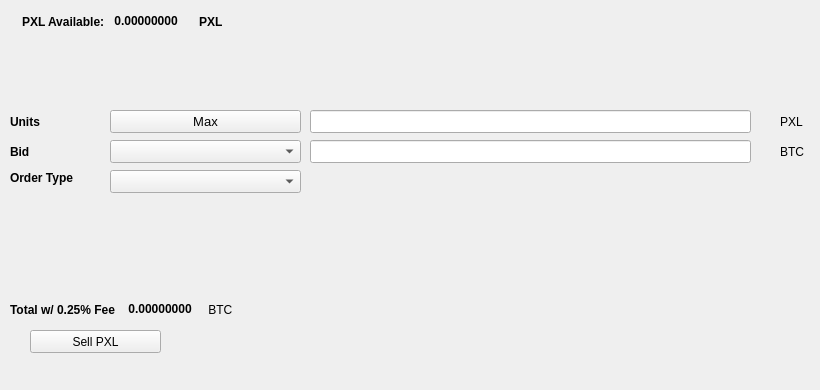
   <widget class="QWidget" name="SellTab">
    <attribute name="title">
     <string>Sell</string>
    </attribute>
    <widget class="QLabel" name="label_16">
     <property name="geometry">
      <rect>
       <x>780</x>
       <y>140</y>
       <width>31</width>
       <height>23</height>
      </rect>
     </property>
     <property name="text">
      <string>BTC</string>
     </property>
    </widget>
    <widget class="QComboBox" name="SellBidcomboBox">
     <property name="geometry">
      <rect>
       <x>110</x>
       <y>140</y>
       <width>191</width>
       <height>23</height>
      </rect>
     </property>
     <property name="font">
      <font>
       <pointsize>10</pointsize>
      </font>
     </property>
    </widget>
    <widget class="QLabel" name="label_18">
     <property name="geometry">
      <rect>
       <x>10</x>
       <y>110</y>
       <width>46</width>
       <height>23</height>
      </rect>
     </property>
     <property name="font">
      <font>
       <weight>75</weight>
       <bold>true</bold>
      </font>
     </property>
     <property name="text">
      <string>Units</string>
     </property>
    </widget>
    <widget class="QPushButton" name="Sell_Max_Amount">
     <property name="geometry">
      <rect>
       <x>110</x>
       <y>110</y>
       <width>191</width>
       <height>23</height>
      </rect>
     </property>
     <property name="font">
      <font>
       <pointsize>10</pointsize>
      </font>
     </property>
     <property name="text">
      <string>Max</string>
     </property>
    </widget>
    <widget class="QLabel" name="label_20">
     <property name="geometry">
      <rect>
       <x>10</x>
       <y>170</y>
       <width>91</width>
       <height>16</height>
      </rect>
     </property>
     <property name="font">
      <font>
       <weight>75</weight>
       <bold>true</bold>
      </font>
     </property>
     <property name="text">
      <string>Order Type</string>
     </property>
    </widget>
    <widget class="QComboBox" name="SellOrdertypeCombo">
     <property name="geometry">
      <rect>
       <x>110</x>
       <y>170</y>
       <width>191</width>
       <height>23</height>
      </rect>
     </property>
     <property name="font">
      <font>
       <pointsize>10</pointsize>
      </font>
     </property>
    </widget>
    <widget class="QLabel" name="label_21">
     <property name="geometry">
      <rect>
       <x>10</x>
       <y>140</y>
       <width>46</width>
       <height>23</height>
      </rect>
     </property>
     <property name="font">
      <font>
       <weight>75</weight>
       <bold>true</bold>
      </font>
     </property>
     <property name="text">
      <string>Bid</string>
     </property>
    </widget>
    <widget class="QLabel" name="label_22">
     <property name="geometry">
      <rect>
       <x>780</x>
       <y>110</y>
       <width>31</width>
       <height>23</height>
      </rect>
     </property>
     <property name="text">
      <string>PXL</string>
     </property>
    </widget>
    <widget class="QLineEdit" name="UnitsInputPXL">
     <property name="geometry">
      <rect>
       <x>310</x>
       <y>110</y>
       <width>441</width>
       <height>23</height>
      </rect>
     </property>
     <property name="font">
      <font>
       <pointsize>9</pointsize>
       <weight>75</weight>
       <bold>true</bold>
      </font>
     </property>
    </widget>
    <widget class="QLineEdit" name="SellBidPriceEdit">
     <property name="geometry">
      <rect>
       <x>310</x>
       <y>140</y>
       <width>441</width>
       <height>23</height>
      </rect>
     </property>
     <property name="font">
      <font>
       <pointsize>9</pointsize>
       <weight>75</weight>
       <bold>true</bold>
      </font>
     </property>
    </widget>
    <widget class="QPushButton" name="SellPXLBTN">
     <property name="geometry">
      <rect>
       <x>30</x>
       <y>330</y>
       <width>131</width>
       <height>23</height>
      </rect>
     </property>
     <property name="text">
      <string>Sell PXL</string>
     </property>
     <property name="icon">
      <iconset resource="../pixel">
       <normaloff>:/icons/bitcoin</normaloff>:/icons/bitcoin</iconset>
     </property>
    </widget>
    <widget class="QWidget" name="layoutWidget3">
     <property name="geometry">
      <rect>
       <x>22</x>
       <y>12</y>
       <width>258</width>
       <height>19</height>
      </rect>
     </property>
     <layout class="QHBoxLayout" name="horizontalLayout">
      <item>
       <widget class="QLabel" name="label232_2">
        <property name="font">
         <font>
          <weight>75</weight>
          <bold>true</bold>
         </font>
        </property>
        <property name="text">
         <string>PXL Available:</string>
        </property>
       </widget>
      </item>
      <item>
       <widget class="QLabel" name="PXLAvailableLabel">
        <property name="palette">
         <palette>
          <active>
           <colorrole role="WindowText">
            <brush brushstyle="SolidPattern">
             <color alpha="255">
              <red>0</red>
              <green>0</green>
              <blue>0</blue>
             </color>
            </brush>
           </colorrole>
           <colorrole role="Button">
            <brush brushstyle="SolidPattern">
             <color alpha="255">
              <red>0</red>
              <green>170</green>
              <blue>0</blue>
             </color>
            </brush>
           </colorrole>
           <colorrole role="Light">
            <brush brushstyle="SolidPattern">
             <color alpha="255">
              <red>0</red>
              <green>255</green>
              <blue>0</blue>
             </color>
            </brush>
           </colorrole>
           <colorrole role="Midlight">
            <brush brushstyle="SolidPattern">
             <color alpha="255">
              <red>0</red>
              <green>212</green>
              <blue>0</blue>
             </color>
            </brush>
           </colorrole>
           <colorrole role="Dark">
            <brush brushstyle="SolidPattern">
             <color alpha="255">
              <red>0</red>
              <green>85</green>
              <blue>0</blue>
             </color>
            </brush>
           </colorrole>
           <colorrole role="Mid">
            <brush brushstyle="SolidPattern">
             <color alpha="255">
              <red>0</red>
              <green>113</green>
              <blue>0</blue>
             </color>
            </brush>
           </colorrole>
           <colorrole role="Text">
            <brush brushstyle="SolidPattern">
             <color alpha="255">
              <red>0</red>
              <green>170</green>
              <blue>0</blue>
             </color>
            </brush>
           </colorrole>
           <colorrole role="BrightText">
            <brush brushstyle="SolidPattern">
             <color alpha="255">
              <red>255</red>
              <green>255</green>
              <blue>255</blue>
             </color>
            </brush>
           </colorrole>
           <colorrole role="ButtonText">
            <brush brushstyle="SolidPattern">
             <color alpha="255">
              <red>0</red>
              <green>0</green>
              <blue>0</blue>
             </color>
            </brush>
           </colorrole>
           <colorrole role="Base">
            <brush brushstyle="SolidPattern">
             <color alpha="255">
              <red>255</red>
              <green>255</green>
              <blue>255</blue>
             </color>
            </brush>
           </colorrole>
           <colorrole role="Window">
            <brush brushstyle="SolidPattern">
             <color alpha="255">
              <red>0</red>
              <green>170</green>
              <blue>0</blue>
             </color>
            </brush>
           </colorrole>
           <colorrole role="Shadow">
            <brush brushstyle="SolidPattern">
             <color alpha="255">
              <red>0</red>
              <green>0</green>
              <blue>0</blue>
             </color>
            </brush>
           </colorrole>
           <colorrole role="AlternateBase">
            <brush brushstyle="SolidPattern">
             <color alpha="255">
              <red>127</red>
              <green>212</green>
              <blue>127</blue>
             </color>
            </brush>
           </colorrole>
           <colorrole role="ToolTipBase">
            <brush brushstyle="SolidPattern">
             <color alpha="255">
              <red>255</red>
              <green>255</green>
              <blue>220</blue>
             </color>
            </brush>
           </colorrole>
           <colorrole role="ToolTipText">
            <brush brushstyle="SolidPattern">
             <color alpha="255">
              <red>0</red>
              <green>0</green>
              <blue>0</blue>
             </color>
            </brush>
           </colorrole>
          </active>
          <inactive>
           <colorrole role="WindowText">
            <brush brushstyle="SolidPattern">
             <color alpha="255">
              <red>0</red>
              <green>0</green>
              <blue>0</blue>
             </color>
            </brush>
           </colorrole>
           <colorrole role="Button">
            <brush brushstyle="SolidPattern">
             <color alpha="255">
              <red>0</red>
              <green>170</green>
              <blue>0</blue>
             </color>
            </brush>
           </colorrole>
           <colorrole role="Light">
            <brush brushstyle="SolidPattern">
             <color alpha="255">
              <red>0</red>
              <green>255</green>
              <blue>0</blue>
             </color>
            </brush>
           </colorrole>
           <colorrole role="Midlight">
            <brush brushstyle="SolidPattern">
             <color alpha="255">
              <red>0</red>
              <green>212</green>
              <blue>0</blue>
             </color>
            </brush>
           </colorrole>
           <colorrole role="Dark">
            <brush brushstyle="SolidPattern">
             <color alpha="255">
              <red>0</red>
              <green>85</green>
              <blue>0</blue>
             </color>
            </brush>
           </colorrole>
           <colorrole role="Mid">
            <brush brushstyle="SolidPattern">
             <color alpha="255">
              <red>0</red>
              <green>113</green>
              <blue>0</blue>
             </color>
            </brush>
           </colorrole>
           <colorrole role="Text">
            <brush brushstyle="SolidPattern">
             <color alpha="255">
              <red>0</red>
              <green>170</green>
              <blue>0</blue>
             </color>
            </brush>
           </colorrole>
           <colorrole role="BrightText">
            <brush brushstyle="SolidPattern">
             <color alpha="255">
              <red>255</red>
              <green>255</green>
              <blue>255</blue>
             </color>
            </brush>
           </colorrole>
           <colorrole role="ButtonText">
            <brush brushstyle="SolidPattern">
             <color alpha="255">
              <red>0</red>
              <green>0</green>
              <blue>0</blue>
             </color>
            </brush>
           </colorrole>
           <colorrole role="Base">
            <brush brushstyle="SolidPattern">
             <color alpha="255">
              <red>255</red>
              <green>255</green>
              <blue>255</blue>
             </color>
            </brush>
           </colorrole>
           <colorrole role="Window">
            <brush brushstyle="SolidPattern">
             <color alpha="255">
              <red>0</red>
              <green>170</green>
              <blue>0</blue>
             </color>
            </brush>
           </colorrole>
           <colorrole role="Shadow">
            <brush brushstyle="SolidPattern">
             <color alpha="255">
              <red>0</red>
              <green>0</green>
              <blue>0</blue>
             </color>
            </brush>
           </colorrole>
           <colorrole role="AlternateBase">
            <brush brushstyle="SolidPattern">
             <color alpha="255">
              <red>127</red>
              <green>212</green>
              <blue>127</blue>
             </color>
            </brush>
           </colorrole>
           <colorrole role="ToolTipBase">
            <brush brushstyle="SolidPattern">
             <color alpha="255">
              <red>255</red>
              <green>255</green>
              <blue>220</blue>
             </color>
            </brush>
           </colorrole>
           <colorrole role="ToolTipText">
            <brush brushstyle="SolidPattern">
             <color alpha="255">
              <red>0</red>
              <green>0</green>
              <blue>0</blue>
             </color>
            </brush>
           </colorrole>
          </inactive>
          <disabled>
           <colorrole role="WindowText">
            <brush brushstyle="SolidPattern">
             <color alpha="255">
              <red>0</red>
              <green>85</green>
              <blue>0</blue>
             </color>
            </brush>
           </colorrole>
           <colorrole role="Button">
            <brush brushstyle="SolidPattern">
             <color alpha="255">
              <red>0</red>
              <green>170</green>
              <blue>0</blue>
             </color>
            </brush>
           </colorrole>
           <colorrole role="Light">
            <brush brushstyle="SolidPattern">
             <color alpha="255">
              <red>0</red>
              <green>255</green>
              <blue>0</blue>
             </color>
            </brush>
           </colorrole>
           <colorrole role="Midlight">
            <brush brushstyle="SolidPattern">
             <color alpha="255">
              <red>0</red>
              <green>212</green>
              <blue>0</blue>
             </color>
            </brush>
           </colorrole>
           <colorrole role="Dark">
            <brush brushstyle="SolidPattern">
             <color alpha="255">
              <red>0</red>
              <green>85</green>
              <blue>0</blue>
             </color>
            </brush>
           </colorrole>
           <colorrole role="Mid">
            <brush brushstyle="SolidPattern">
             <color alpha="255">
              <red>0</red>
              <green>113</green>
              <blue>0</blue>
             </color>
            </brush>
           </colorrole>
           <colorrole role="Text">
            <brush brushstyle="SolidPattern">
             <color alpha="255">
              <red>0</red>
              <green>85</green>
              <blue>0</blue>
             </color>
            </brush>
           </colorrole>
           <colorrole role="BrightText">
            <brush brushstyle="SolidPattern">
             <color alpha="255">
              <red>255</red>
              <green>255</green>
              <blue>255</blue>
             </color>
            </brush>
           </colorrole>
           <colorrole role="ButtonText">
            <brush brushstyle="SolidPattern">
             <color alpha="255">
              <red>0</red>
              <green>85</green>
              <blue>0</blue>
             </color>
            </brush>
           </colorrole>
           <colorrole role="Base">
            <brush brushstyle="SolidPattern">
             <color alpha="255">
              <red>0</red>
              <green>170</green>
              <blue>0</blue>
             </color>
            </brush>
           </colorrole>
           <colorrole role="Window">
            <brush brushstyle="SolidPattern">
             <color alpha="255">
              <red>0</red>
              <green>170</green>
              <blue>0</blue>
             </color>
            </brush>
           </colorrole>
           <colorrole role="Shadow">
            <brush brushstyle="SolidPattern">
             <color alpha="255">
              <red>0</red>
              <green>0</green>
              <blue>0</blue>
             </color>
            </brush>
           </colorrole>
           <colorrole role="AlternateBase">
            <brush brushstyle="SolidPattern">
             <color alpha="255">
              <red>0</red>
              <green>170</green>
              <blue>0</blue>
             </color>
            </brush>
           </colorrole>
           <colorrole role="ToolTipBase">
            <brush brushstyle="SolidPattern">
             <color alpha="255">
              <red>255</red>
              <green>255</green>
              <blue>220</blue>
             </color>
            </brush>
           </colorrole>
           <colorrole role="ToolTipText">
            <brush brushstyle="SolidPattern">
             <color alpha="255">
              <red>0</red>
              <green>0</green>
              <blue>0</blue>
             </color>
            </brush>
           </colorrole>
          </disabled>
         </palette>
        </property>
        <property name="font">
         <font>
          <weight>75</weight>
          <bold>true</bold>
         </font>
        </property>
        <property name="text">
         <string> 0.00000000 </string>
        </property>
        <property name="textInteractionFlags">
         <set>Qt::LinksAccessibleByMouse|Qt::TextSelectableByKeyboard|Qt::TextSelectableByMouse</set>
        </property>
       </widget>
      </item>
      <item>
       <widget class="QLabel" name="labelPXL">
        <property name="font">
         <font>
          <weight>75</weight>
          <bold>true</bold>
         </font>
        </property>
        <property name="text">
         <string>PXL</string>
        </property>
       </widget>
      </item>
     </layout>
    </widget>
    <widget class="QWidget" name="layoutWidget">
     <property name="geometry">
      <rect>
       <x>10</x>
       <y>300</y>
       <width>268</width>
       <height>19</height>
      </rect>
     </property>
     <layout class="QHBoxLayout" name="horizontalLayout_2">
      <item>
       <widget class="QLabel" name="label_19">
        <property name="font">
         <font>
          <weight>75</weight>
          <bold>true</bold>
         </font>
        </property>
        <property name="text">
         <string>Total w/ 0.25% Fee </string>
        </property>
       </widget>
      </item>
      <item>
       <widget class="QLabel" name="SellCostLabel">
        <property name="palette">
         <palette>
          <active>
           <colorrole role="WindowText">
            <brush brushstyle="SolidPattern">
             <color alpha="255">
              <red>0</red>
              <green>0</green>
              <blue>0</blue>
             </color>
            </brush>
           </colorrole>
           <colorrole role="Button">
            <brush brushstyle="SolidPattern">
             <color alpha="255">
              <red>0</red>
              <green>170</green>
              <blue>0</blue>
             </color>
            </brush>
           </colorrole>
           <colorrole role="Light">
            <brush brushstyle="SolidPattern">
             <color alpha="255">
              <red>0</red>
              <green>255</green>
              <blue>0</blue>
             </color>
            </brush>
           </colorrole>
           <colorrole role="Midlight">
            <brush brushstyle="SolidPattern">
             <color alpha="255">
              <red>0</red>
              <green>212</green>
              <blue>0</blue>
             </color>
            </brush>
           </colorrole>
           <colorrole role="Dark">
            <brush brushstyle="SolidPattern">
             <color alpha="255">
              <red>0</red>
              <green>85</green>
              <blue>0</blue>
             </color>
            </brush>
           </colorrole>
           <colorrole role="Mid">
            <brush brushstyle="SolidPattern">
             <color alpha="255">
              <red>0</red>
              <green>113</green>
              <blue>0</blue>
             </color>
            </brush>
           </colorrole>
           <colorrole role="Text">
            <brush brushstyle="SolidPattern">
             <color alpha="255">
              <red>0</red>
              <green>170</green>
              <blue>0</blue>
             </color>
            </brush>
           </colorrole>
           <colorrole role="BrightText">
            <brush brushstyle="SolidPattern">
             <color alpha="255">
              <red>255</red>
              <green>255</green>
              <blue>255</blue>
             </color>
            </brush>
           </colorrole>
           <colorrole role="ButtonText">
            <brush brushstyle="SolidPattern">
             <color alpha="255">
              <red>0</red>
              <green>0</green>
              <blue>0</blue>
             </color>
            </brush>
           </colorrole>
           <colorrole role="Base">
            <brush brushstyle="SolidPattern">
             <color alpha="255">
              <red>255</red>
              <green>255</green>
              <blue>255</blue>
             </color>
            </brush>
           </colorrole>
           <colorrole role="Window">
            <brush brushstyle="SolidPattern">
             <color alpha="255">
              <red>0</red>
              <green>170</green>
              <blue>0</blue>
             </color>
            </brush>
           </colorrole>
           <colorrole role="Shadow">
            <brush brushstyle="SolidPattern">
             <color alpha="255">
              <red>0</red>
              <green>0</green>
              <blue>0</blue>
             </color>
            </brush>
           </colorrole>
           <colorrole role="AlternateBase">
            <brush brushstyle="SolidPattern">
             <color alpha="255">
              <red>127</red>
              <green>212</green>
              <blue>127</blue>
             </color>
            </brush>
           </colorrole>
           <colorrole role="ToolTipBase">
            <brush brushstyle="SolidPattern">
             <color alpha="255">
              <red>255</red>
              <green>255</green>
              <blue>220</blue>
             </color>
            </brush>
           </colorrole>
           <colorrole role="ToolTipText">
            <brush brushstyle="SolidPattern">
             <color alpha="255">
              <red>0</red>
              <green>0</green>
              <blue>0</blue>
             </color>
            </brush>
           </colorrole>
          </active>
          <inactive>
           <colorrole role="WindowText">
            <brush brushstyle="SolidPattern">
             <color alpha="255">
              <red>0</red>
              <green>0</green>
              <blue>0</blue>
             </color>
            </brush>
           </colorrole>
           <colorrole role="Button">
            <brush brushstyle="SolidPattern">
             <color alpha="255">
              <red>0</red>
              <green>170</green>
              <blue>0</blue>
             </color>
            </brush>
           </colorrole>
           <colorrole role="Light">
            <brush brushstyle="SolidPattern">
             <color alpha="255">
              <red>0</red>
              <green>255</green>
              <blue>0</blue>
             </color>
            </brush>
           </colorrole>
           <colorrole role="Midlight">
            <brush brushstyle="SolidPattern">
             <color alpha="255">
              <red>0</red>
              <green>212</green>
              <blue>0</blue>
             </color>
            </brush>
           </colorrole>
           <colorrole role="Dark">
            <brush brushstyle="SolidPattern">
             <color alpha="255">
              <red>0</red>
              <green>85</green>
              <blue>0</blue>
             </color>
            </brush>
           </colorrole>
           <colorrole role="Mid">
            <brush brushstyle="SolidPattern">
             <color alpha="255">
              <red>0</red>
              <green>113</green>
              <blue>0</blue>
             </color>
            </brush>
           </colorrole>
           <colorrole role="Text">
            <brush brushstyle="SolidPattern">
             <color alpha="255">
              <red>0</red>
              <green>170</green>
              <blue>0</blue>
             </color>
            </brush>
           </colorrole>
           <colorrole role="BrightText">
            <brush brushstyle="SolidPattern">
             <color alpha="255">
              <red>255</red>
              <green>255</green>
              <blue>255</blue>
             </color>
            </brush>
           </colorrole>
           <colorrole role="ButtonText">
            <brush brushstyle="SolidPattern">
             <color alpha="255">
              <red>0</red>
              <green>0</green>
              <blue>0</blue>
             </color>
            </brush>
           </colorrole>
           <colorrole role="Base">
            <brush brushstyle="SolidPattern">
             <color alpha="255">
              <red>255</red>
              <green>255</green>
              <blue>255</blue>
             </color>
            </brush>
           </colorrole>
           <colorrole role="Window">
            <brush brushstyle="SolidPattern">
             <color alpha="255">
              <red>0</red>
              <green>170</green>
              <blue>0</blue>
             </color>
            </brush>
           </colorrole>
           <colorrole role="Shadow">
            <brush brushstyle="SolidPattern">
             <color alpha="255">
              <red>0</red>
              <green>0</green>
              <blue>0</blue>
             </color>
            </brush>
           </colorrole>
           <colorrole role="AlternateBase">
            <brush brushstyle="SolidPattern">
             <color alpha="255">
              <red>127</red>
              <green>212</green>
              <blue>127</blue>
             </color>
            </brush>
           </colorrole>
           <colorrole role="ToolTipBase">
            <brush brushstyle="SolidPattern">
             <color alpha="255">
              <red>255</red>
              <green>255</green>
              <blue>220</blue>
             </color>
            </brush>
           </colorrole>
           <colorrole role="ToolTipText">
            <brush brushstyle="SolidPattern">
             <color alpha="255">
              <red>0</red>
              <green>0</green>
              <blue>0</blue>
             </color>
            </brush>
           </colorrole>
          </inactive>
          <disabled>
           <colorrole role="WindowText">
            <brush brushstyle="SolidPattern">
             <color alpha="255">
              <red>0</red>
              <green>85</green>
              <blue>0</blue>
             </color>
            </brush>
           </colorrole>
           <colorrole role="Button">
            <brush brushstyle="SolidPattern">
             <color alpha="255">
              <red>0</red>
              <green>170</green>
              <blue>0</blue>
             </color>
            </brush>
           </colorrole>
           <colorrole role="Light">
            <brush brushstyle="SolidPattern">
             <color alpha="255">
              <red>0</red>
              <green>255</green>
              <blue>0</blue>
             </color>
            </brush>
           </colorrole>
           <colorrole role="Midlight">
            <brush brushstyle="SolidPattern">
             <color alpha="255">
              <red>0</red>
              <green>212</green>
              <blue>0</blue>
             </color>
            </brush>
           </colorrole>
           <colorrole role="Dark">
            <brush brushstyle="SolidPattern">
             <color alpha="255">
              <red>0</red>
              <green>85</green>
              <blue>0</blue>
             </color>
            </brush>
           </colorrole>
           <colorrole role="Mid">
            <brush brushstyle="SolidPattern">
             <color alpha="255">
              <red>0</red>
              <green>113</green>
              <blue>0</blue>
             </color>
            </brush>
           </colorrole>
           <colorrole role="Text">
            <brush brushstyle="SolidPattern">
             <color alpha="255">
              <red>0</red>
              <green>85</green>
              <blue>0</blue>
             </color>
            </brush>
           </colorrole>
           <colorrole role="BrightText">
            <brush brushstyle="SolidPattern">
             <color alpha="255">
              <red>255</red>
              <green>255</green>
              <blue>255</blue>
             </color>
            </brush>
           </colorrole>
           <colorrole role="ButtonText">
            <brush brushstyle="SolidPattern">
             <color alpha="255">
              <red>0</red>
              <green>85</green>
              <blue>0</blue>
             </color>
            </brush>
           </colorrole>
           <colorrole role="Base">
            <brush brushstyle="SolidPattern">
             <color alpha="255">
              <red>0</red>
              <green>170</green>
              <blue>0</blue>
             </color>
            </brush>
           </colorrole>
           <colorrole role="Window">
            <brush brushstyle="SolidPattern">
             <color alpha="255">
              <red>0</red>
              <green>170</green>
              <blue>0</blue>
             </color>
            </brush>
           </colorrole>
           <colorrole role="Shadow">
            <brush brushstyle="SolidPattern">
             <color alpha="255">
              <red>0</red>
              <green>0</green>
              <blue>0</blue>
             </color>
            </brush>
           </colorrole>
           <colorrole role="AlternateBase">
            <brush brushstyle="SolidPattern">
             <color alpha="255">
              <red>0</red>
              <green>170</green>
              <blue>0</blue>
             </color>
            </brush>
           </colorrole>
           <colorrole role="ToolTipBase">
            <brush brushstyle="SolidPattern">
             <color alpha="255">
              <red>255</red>
              <green>255</green>
              <blue>220</blue>
             </color>
            </brush>
           </colorrole>
           <colorrole role="ToolTipText">
            <brush brushstyle="SolidPattern">
             <color alpha="255">
              <red>0</red>
              <green>0</green>
              <blue>0</blue>
             </color>
            </brush>
           </colorrole>
          </disabled>
         </palette>
        </property>
        <property name="font">
         <font>
          <weight>75</weight>
          <bold>true</bold>
         </font>
        </property>
        <property name="autoFillBackground">
         <bool>false</bool>
        </property>
        <property name="text">
         <string> 0.00000000</string>
        </property>
        <property name="textInteractionFlags">
         <set>Qt::LinksAccessibleByMouse|Qt::TextSelectableByMouse</set>
        </property>
       </widget>
      </item>
      <item>
       <widget class="QLabel" name="label_17">
        <property name="font">
         <font>
          <weight>50</weight>
          <bold>false</bold>
         </font>
        </property>
        <property name="text">
         <string> BTC</string>
        </property>
       </widget>
      </item>
     </layout>
    </widget>
    <widget class="QLabel" name="label_23">
     <property name="geometry">
      <rect>
       <x>460</x>
       <y>300</y>
       <width>281</width>
       <height>81</height>
      </rect>
     </property>
     <property name="text">
      <string/>
     </property>
     <property name="pixmap">
      <pixmap>:/images/bittrex</pixmap>
     </property>
    </widget>
   </widget>
